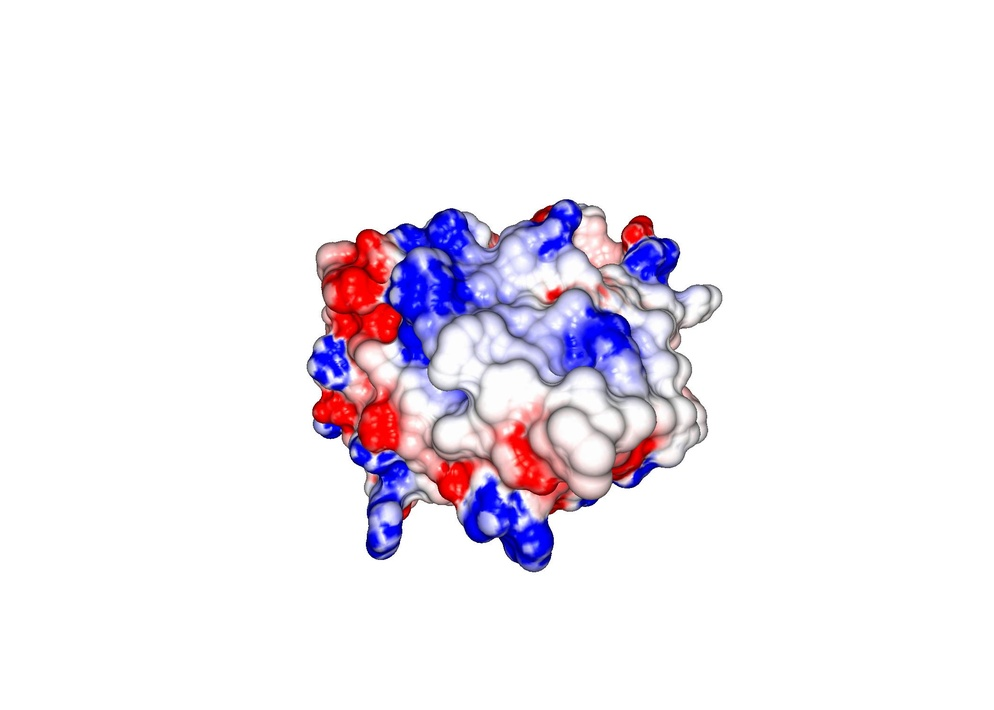
#> input picture data/images/grasp/zikv/ALPVYLMTL_5K.jpg, 994 x 710 px, shrunk from 2100 x 1500 before the run, found by its file name
$ python spyder42_equalization_CLAHE.py
#> lines starting #> are read from the running program, lines starting #| are printed output that depends on the picture
#!/usr/bin/env python3
# -*- coding: utf-8 -*-
"""
Created on Mon May  3 01:56:12 2021
[REF](/watch?v=48WvE9znnRw&list=PLHae9ggVvqPgyRQQOtENr6hK0m1UquGaG&index=44)actor by
@author: bragatte
"""

import cv2
from skimage import io
from matplotlib import pyplot as plt

#img = cv2.imread("images/sandstone_low_contrast.tif", 1)
img = cv2.imread("data/images/grasp/zikv/ALPVYLMTL_5K.jpg", 1)
#> img is the input picture: shape (710, 994, 3); mean B, G, R 243.4, 235.9, 241.1

#img = cv2.imread('images/retina.jpg', 1)

#Converting image to LAB Color so CLAHE can be applied to the luminance channel
lab_img= cv2.cvtColor(img, cv2.COLOR_BGR2LAB)
#> lab_img: shape (710, 994, 3); mean of channels 0, 1, 2 240.4, 132.1, 125.6

#Splitting the LAB image to L, A and B channels, respectively
l, a, b = cv2.split(lab_img)
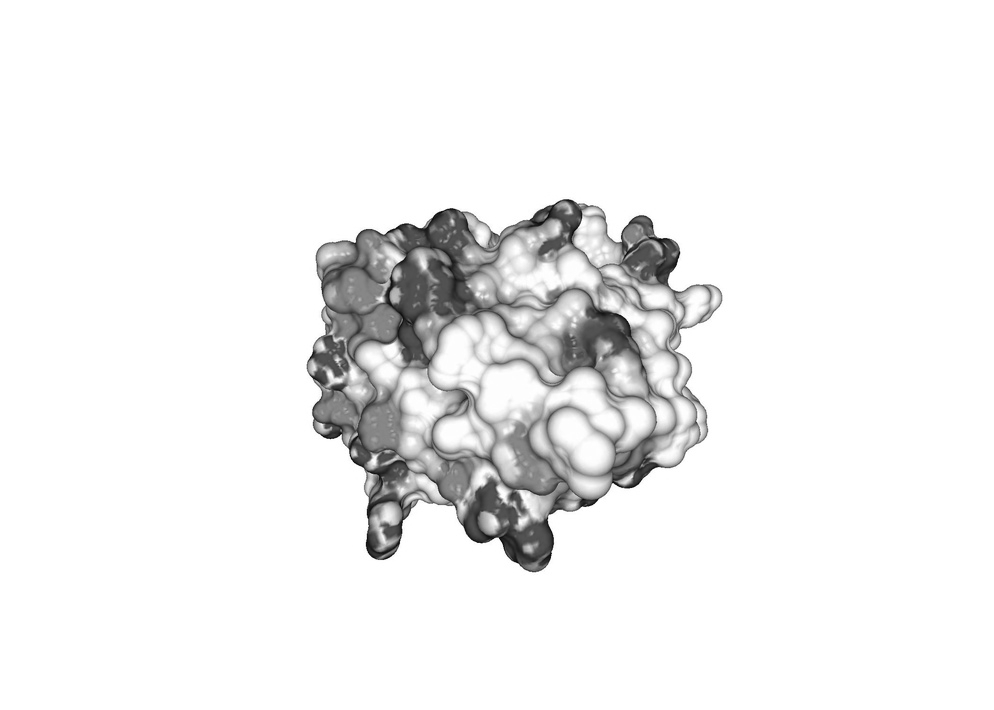
#> l: shape (710, 994); min 5, max 255, mean 240.4
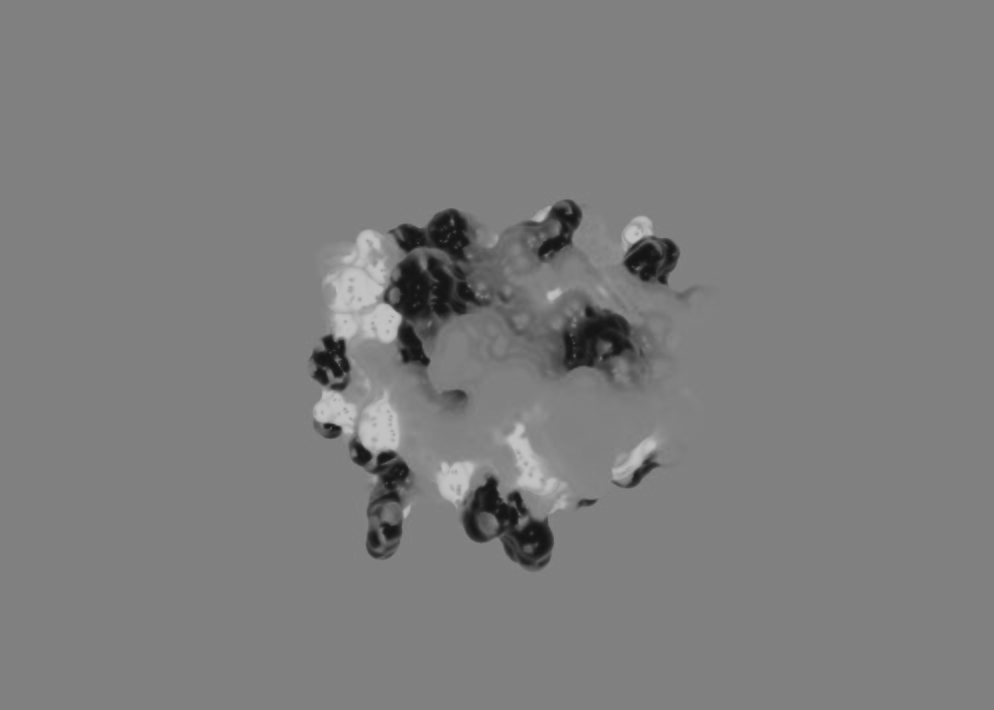
#> b: shape (710, 994); min 20, max 195, mean 125.6

plt.hist(l.flat, bins=100, range=(0,255))

###########Histogram Equlization#############
#Apply histogram equalization to the L channel
equ = cv2.equalizeHist(l)
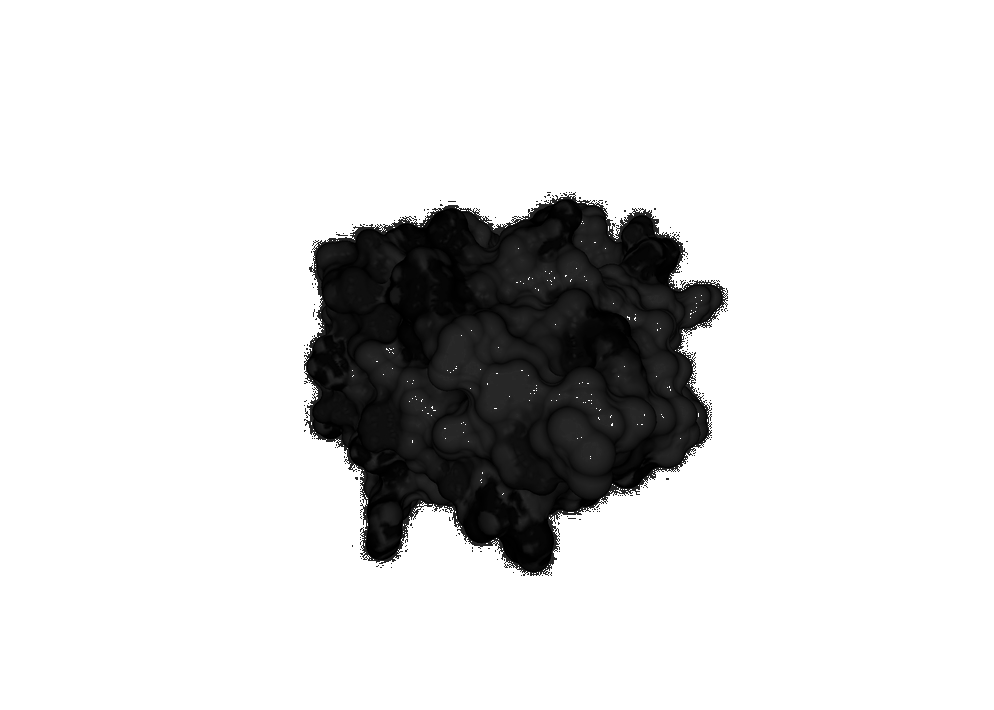
#> equ: shape (710, 994); min 0, max 255, mean 217.5

#plt.hist(equ.flat, bins=100, range=(0,255))
#Combine the Hist. equalized L-channel back with A and B channels
updated_lab_img1 = cv2.merge((equ,a,b))
#> updated_lab_img1: shape (710, 994, 3); mean of channels 0, 1, 2 217.5, 132.1, 125.6

#Convert LAB image back to color (RGB)
hist_eq_img = cv2.cvtColor(updated_lab_img1, cv2.COLOR_LAB2BGR)
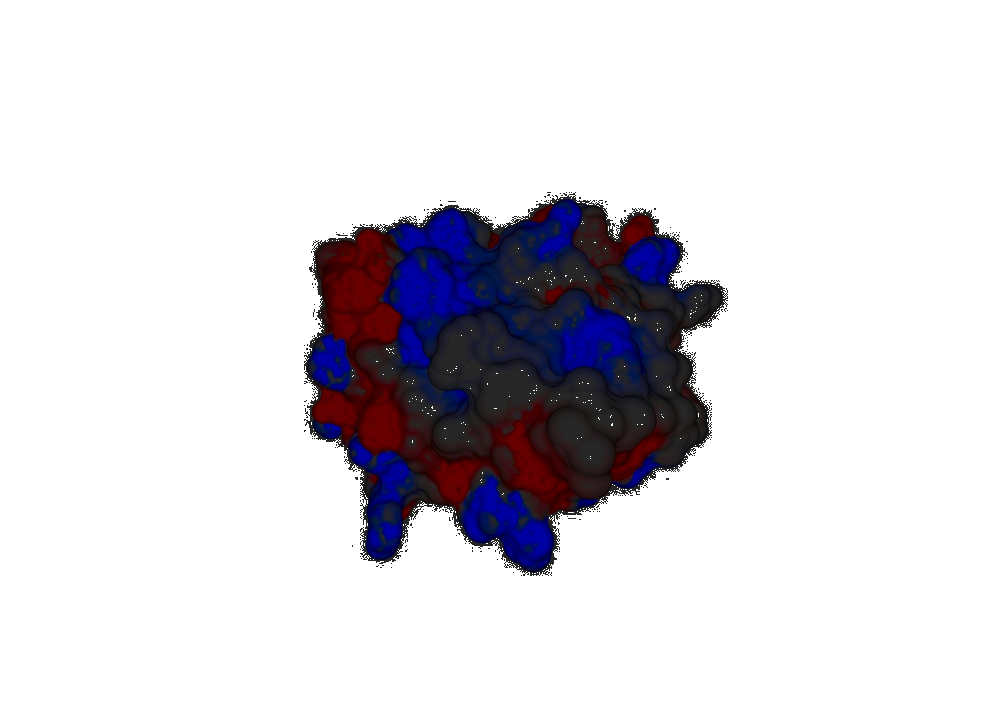
#> hist_eq_img: shape (710, 994, 3); mean B, G, R 222.4, 216.8, 219.3
#plt.imshow(hist_eq_img)

###########CLAHE#########################
#Apply CLAHE to L channel
clahe = cv2.createCLAHE(clipLimit=3.0, tileGridSize=(8,8))
clahe_img = clahe.apply(l)
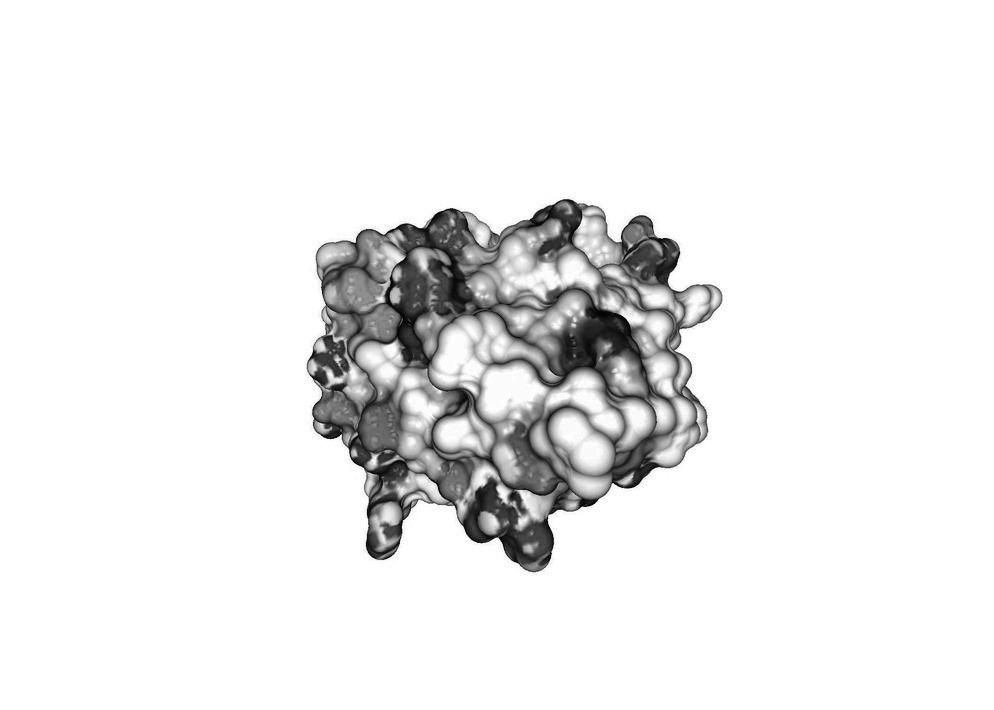
#> clahe_img: shape (710, 994); min 3, max 255, mean 236.7
plt.hist(clahe_img.flat, bins=100, range=(0,255))

#Combine the CLAHE enhanced L-channel back with A and B channels
updated_lab_img2 = cv2.merge((clahe_img,a,b))
#> updated_lab_img2: shape (710, 994, 3); mean of channels 0, 1, 2 236.7, 132.1, 125.6

#Convert LAB image back to color (RGB)
CLAHE_img = cv2.cvtColor(updated_lab_img2, cv2.COLOR_LAB2BGR)
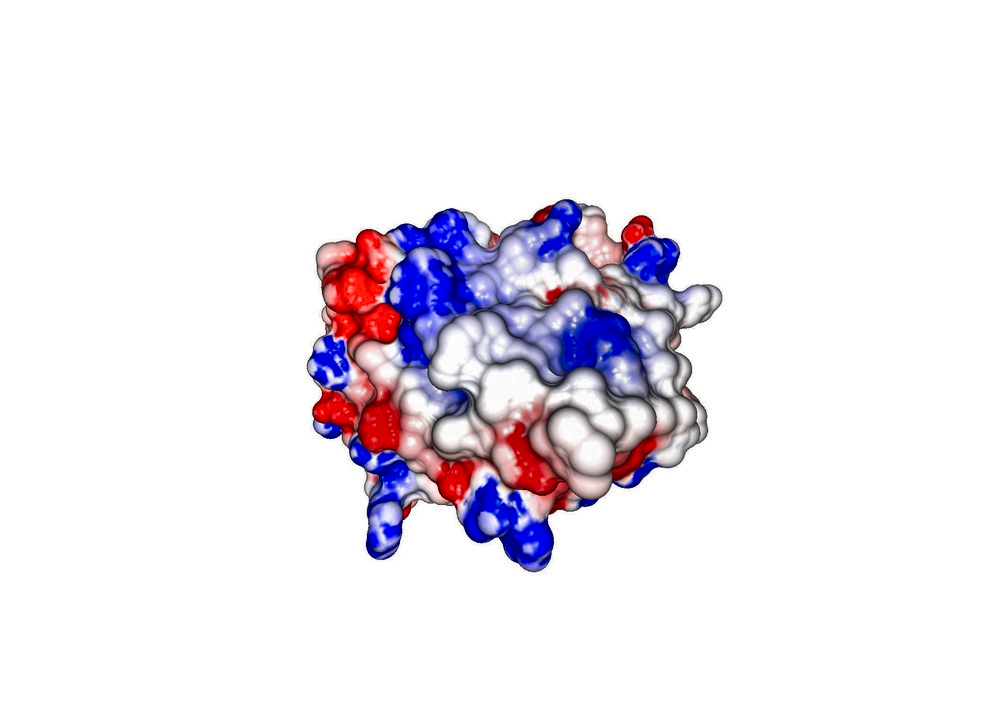
#> CLAHE_img: shape (710, 994, 3); mean B, G, R 239.8, 232.8, 237.4
plt.imshow(CLAHE_img)

cv2.imshow("Original image", img)
cv2.imshow("Equalized image", hist_eq_img)
cv2.imshow('CLAHE Image', CLAHE_img)
cv2.waitKey(0)
cv2.destroyAllWindows()

"""
Histogram equalization:
Stretches histogram to include all ranges if the original histogram is confined
only to a small region - low contrast images.
But, this type of stretching may not result in ideal results and gives
too bright and too dark regions in the image. This can be very bad for images
with large intensity variations.
CLAHE: COntrast limited adaptive histogram equalization
Regular histogram equalization uses global contrast of the image. This results in
too bright and too dark regions as the histogram stretches and is not confined
to specific region.
Adaptive histogram equalization divides the image into small tiles and within
each tile the histogram is equalized. Tile size is typically 8x8.
If theimage contains noise, it gets amplified during this process. Therefore,
contrast limiting is applied to limit the contrast below a specific limit.
Bilinear interpolation is performed between tile borders.
Below, let us perform both histogram equalization and CLAHE and compare the results.
The best way to work with color images is by converting them to luminance space,
e.g. LAB, and enhancing lumincnace channel only and eventually combining all channels.

"""
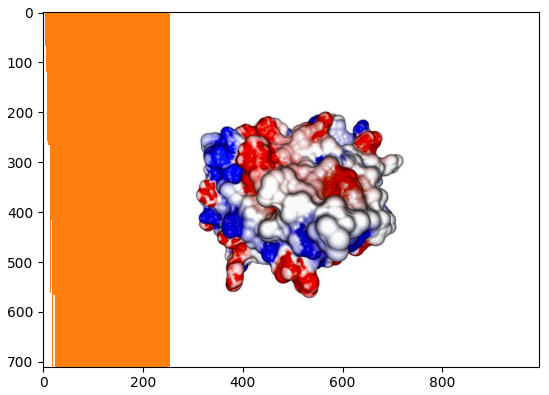
#> figure drawn by matplotlib, 1 panel; B, G, R data is drawn as R, G, B
